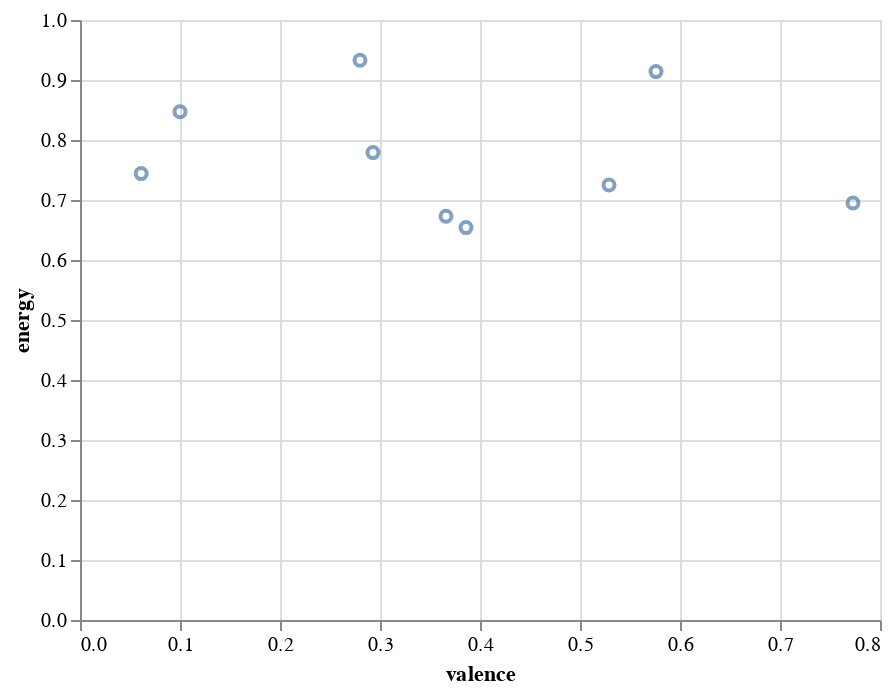

The code cell stored with this chart in its notebook:
### Code cell
#Energy vs. valence in sociopaths
alt.Chart(sociopath_features).mark_point().encode(
    y="energy",
    x='valence'
)

### Figure 1 — Vega-Lite specification as saved in the notebook (floating-point values rounded to 4 significant figures)
{"config": {"view": {"continuousWidth": 400, "continuousHeight": 300}}, "data": {"name": "data-6a4ff1e425ef93ec0f610ba343230d26"}, "mark": "point", "encoding": {"x": {"type": "quantitative", "field": "valence"}, "y": {"type": "quantitative", "field": "energy"}}, "$schema": "https://vega.github.io/schema/vega-lite/v4.8.1.json", "datasets": {"data-6a4ff1e425ef93ec0f610ba343230d26": [{"artist": "DJ Khaled", "album": "All I Do Is Win (feat. T-Pain, Ludacris, Snoop Dogg & Rick Ross)", "track_name": "All I Do Is Win (feat. T-Pain, Ludacris, Snoop Dogg & Rick Ross)", "track_id": "28jyTDJQyz5IeDTkB1lOuu", "danceability": 0.55, "energy": 0.779, "key": 0, "loudness": -3.808, "mode": 1, "speechiness": 0.21, "instrumentalness": 0, "liveness": 0.333, "valence": 0.293, "tempo": 150.1, "duration_ms": 230281, "time_signature": 4}, {"artist": "Drake", "album": "Honestly, Nevermind", "track_name": "Jimmy Cooks (feat. 21 Savage)", "track_id": "3F5CgOj3wFlRv51JsHbxhe", "danceability": 0.529, "energy": 0.673, "key": 0, "loudness": -4.711, "mode": 1, "speechiness": 0.175, "instrumentalness": 2.41e-06, "liveness": 0.093, "valence": 0.366, "tempo": 165.9, "duration_ms": 218365, "time_signature": 4}, {"artist": "Denzel Curry", "album": "Melt My Eyez See Your Future", "track_name": "Walkin", "track_id": "1q8DwZtQen5fvyB7cKbShC", "danceability": 0.557, "energy": 0.654, "key": 11, "loudness": -7.201, "mode": 0, "speechiness": 0.196, "instrumentalness": 0, "liveness": 0.291, "valence": 0.386, "tempo": 136.0, "duration_ms": 280000, "time_signature": 4}, {"artist": "Kanye West", "album": "My Beautiful Dark Twisted Fantasy", "track_name": "POWER", "track_id": "2gZUPNdnz5Y45eiGxpHGSc", "danceability": 0.542, "energy": 0.914, "key": 0, "loudness": -4.747, "mode": 0, "speechiness": 0.113, "instrumentalness": 0, "liveness": 0.744, "valence": 0.576, "tempo": 154.0, "duration_ms": 292093, "time_signature": 4}, {"artist": "Gloria Gaynor", "album": "20th Century Masters: The Millennium Collection: Best Of Gloria Gaynor", "track_name": "I Will Survive - Single Version", "track_id": "7cv28LXcjAC3GsXbUvXKbX", "danceability": 0.777, "energy": 0.725, "key": 0, "loudness": -8.681, "mode": 1, "speechiness": 0.05, "instrumentalness": 0.00805, "liveness": 0.246, "valence": 0.529, "tempo": 116.7, "duration_ms": 198066, "time_signature": 4}, {"artist": "Lil Wayne", "album": "Tha Carter III", "track_name": "A Milli", "track_id": "6ScJMrlpiLfZUGtWp4QIVt", "danceability": 0.674, "energy": 0.695, "key": 6, "loudness": -8.636, "mode": 0, "speechiness": 0.278, "instrumentalness": 0.00202, "liveness": 0.194, "valence": 0.773, "tempo": 151.5, "duration_ms": 221840, "time_signature": 4}, {"artist": "Eminem", "album": "The Eminem Show", "track_name": "Till I Collapse", "track_id": "4xkOaSrkexMciUUogZKVTS", "danceability": 0.548, "energy": 0.847, "key": 1, "loudness": -3.237, "mode": 1, "speechiness": 0.186, "instrumentalness": 0, "liveness": 0.0816, "valence": 0.1, "tempo": 171.4, "duration_ms": 297787, "time_signature": 4}, {"artist": "Eminem", "album": "Curtain Call: The Hits (Deluxe Edition)", "track_name": "Lose Yourself - From \"8 Mile\" Soundtrack", "track_id": "5Z01UMMf7V1o0MzF86s6WJ", "danceability": 0.692, "energy": 0.744, "key": 2, "loudness": -4.565, "mode": 1, "speechiness": 0.257, "instrumentalness": 0.000423, "liveness": 0.359, "valence": 0.0612, "tempo": 171.4, "duration_ms": 326467, "time_signature": 4}, {"artist": "BROCKHAMPTON", "album": "SATURATION III", "track_name": "BOOGIE", "track_id": "3NuN59jpH3B5cNa2M4r7XG", "danceability": 0.604, "energy": 0.933, "key": 1, "loudness": -3.034, "mode": 1, "speechiness": 0.214, "instrumentalness": 0, "liveness": 0.37, "valence": 0.28, "tempo": 110.0, "duration_ms": 193155, "time_signature": 4}]}}
